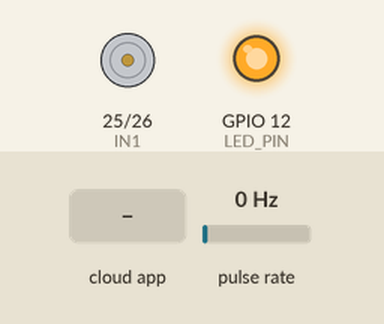
Bench run of a sketch on a simulated ESP32. On the bench: motor-driver pin pairs drawn as motors (green arrow = first pin HIGH = forward, orange = second pin HIGH = backward, longer = more drive, scaled by the enable pin), output pins drawn as LEDs (lit = HIGH). Wiring (inferred from the names in the program): pulse sensor: data GPIO 32. Inputs (shaded band) come from the test bench; at power-on: pulse rate 0 Hz. The ROS host is connected and sends only what is stated.

Above: at 3.2 s.
3.3 s: the phone or cloud app sets setpoint to -100
At 3.9 s:
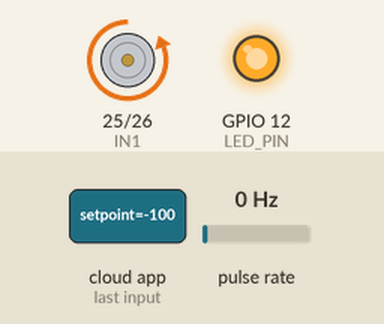
4.8 s: the phone or cloud app sets setpoint to 0
At 6.0 s:
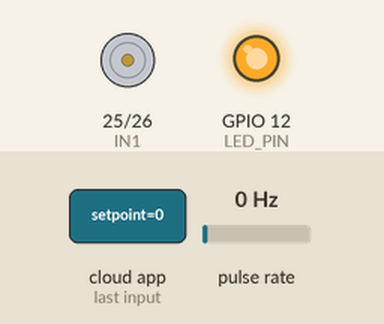
6.3 s: the phone or cloud app sets setpoint to 100
At 6.9 s:
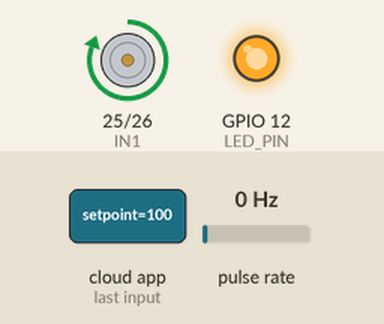
7.8 s: the phone or cloud app sets setpoint to 0
At 8.5 s:
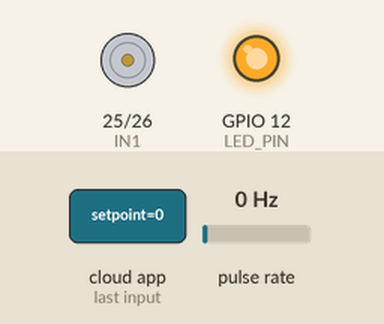
Timing chart, 0 to 10.3 s (numbered marks = the images above; inputs shaded):
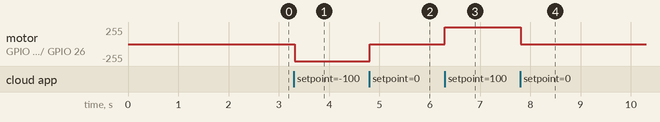

The sketch:

motor_controller.ino
```cpp
#define LED_PIN 12
#define PWM_PIN 27
#define ENCODER_PIN 32
#define IN1 25
#define IN2 26

#define FREQUENCY 5000
#define MOTOR_CHANNEL 0
#define RESOLUTION 8

#define SPEED_MEASURING_TIMEOUT 10
#define SPEED_PUBLISHER_TIMEOUT 10


#include <micro_ros_arduino.h>

#include <stdio.h>
#include <rcl/rcl.h>
#include <rcl/error_handling.h>
#include <rclc/rclc.h>
#include <rclc/executor.h>

#include <std_msgs/msg/int32.h>
#include <std_msgs/msg/float32.h>

rcl_subscription_t pwm_subscriber;
rcl_publisher_t speed_publisher;
std_msgs__msg__Float32 pub_msg;
std_msgs__msg__Float32 sub_msg;
rclc_executor_t executor;
rclc_support_t support;
rcl_allocator_t allocator;
rcl_node_t node;
rcl_timer_t timer;
rcl_timer_t adc_timer;

const char* node_name = "Controller";
const char* publisher_topic = "angular_speed";
const char* subscriber_topic = "setpoint";

float motor_current_speed = 0.0;
float current_pwm = 0.0;
bool motor_direction = 0;

unsigned long encoderTicks = 0;
volatile int prevEncoderState = 0;

#define RCCHECK(fn) { rcl_ret_t temp_rc = fn; if((temp_rc != RCL_RET_OK)){error_loop();}}
#define RCSOFTCHECK(fn) { rcl_ret_t temp_rc = fn; if((temp_rc != RCL_RET_OK)){}}


void error_loop(){
  while(1){
    digitalWrite(LED_PIN, !digitalRead(LED_PIN));
    delay(100);
  }
}


void speed_publisher_timer_callback(rcl_timer_t * timer, int64_t last_call_time)
{
  RCLC_UNUSED(last_call_time);
  if (timer != NULL) {
    pub_msg.data = motor_direction ? motor_current_speed : -motor_current_speed;
    RCSOFTCHECK(rcl_publish(&speed_publisher, &pub_msg, NULL));
  }
}

uint prev_speed_measuring_time = 0;
void speed_measuring_callback(rcl_timer_t * timer, int64_t last_call_time)
{
  RCLC_UNUSED(last_call_time);
  if (timer != NULL) {
    motor_current_speed = ((encoderTicks/2100.0)/(millis()-prev_speed_measuring_time))*1000 * 2 * M_PI;
    prev_speed_measuring_time = millis();
    encoderTicks = 0;
  }
}


void pwm_subscription_callback(const void * msgin)
{
  const std_msgs__msg__Float32 * msg = (const std_msgs__msg__Float32 *)msgin;
    current_pwm = msg->data;
    if (msg->data > 0) {
        motor_direction = 1;
        digitalWrite(IN1, HIGH);
        digitalWrite(IN2, LOW);
    } else if (msg->data < 0) {
        motor_direction = 0;
        digitalWrite(IN1, LOW);
        digitalWrite(IN2, HIGH);
    }
    float pwm_pct = abs(msg->data);
    pwm_pct = pwm_pct > 1 ? 1 : pwm_pct;
    ledcWrite(MOTOR_CHANNEL, pwm_pct * 255);
}

void setup() {
    set_microros_transports();
    pinMode(ENCODER_PIN, INPUT_PULLUP);
    pinMode(LED_PIN, OUTPUT);
    pinMode(IN1, OUTPUT);
    pinMode(IN2, OUTPUT);

    digitalWrite(LED_PIN, HIGH);
    ledcSetup(MOTOR_CHANNEL, FREQUENCY, RESOLUTION);
    ledcAttachPin(PWM_PIN, MOTOR_CHANNEL);
    ledcWrite(MOTOR_CHANNEL, 0);

    attachInterrupt(digitalPinToInterrupt(ENCODER_PIN), updateEncoder, CHANGE);


    delay(2000);

    allocator = rcl_get_default_allocator();

    //create init_options
    RCCHECK(rclc_support_init(&support, 0, NULL, &allocator));

    // create node
    RCCHECK(rclc_node_init_default(&node, node_name, "", &support));

    // create publisher
    RCCHECK(rclc_publisher_init_default(
    &speed_publisher,
    &node,
    ROSIDL_GET_MSG_TYPE_SUPPORT(std_msgs, msg, Float32),
    publisher_topic));
    // create timer for adc
    RCCHECK(rclc_timer_init_default(
        &adc_timer,
        &support,
        RCL_MS_TO_NS(SPEED_MEASURING_TIMEOUT),
       speed_measuring_callback));

    // create timer for publishing
    RCCHECK(rclc_timer_init_default(
    &timer,
    &support,
    RCL_MS_TO_NS(SPEED_PUBLISHER_TIMEOUT),
    speed_publisher_timer_callback));

    // create subscriber
    RCCHECK(rclc_subscription_init_default(
    &pwm_subscriber,
    &node,
    ROSIDL_GET_MSG_TYPE_SUPPORT(std_msgs, msg, Float32),
    subscriber_topic));

    // create executor
    RCCHECK(rclc_executor_init(&executor, &support.context, 3, &allocator));
    RCCHECK(rclc_executor_add_timer(&executor, &timer));
    RCCHECK(rclc_executor_add_timer(&executor, &adc_timer));
    RCCHECK(rclc_executor_add_subscription(&executor, &pwm_subscriber, &sub_msg, &pwm_subscription_callback, ON_NEW_DATA));

    pub_msg.data = 0;
}

void loop() {
    delay(5);
    RCSOFTCHECK(rclc_executor_spin_some(&executor, RCL_MS_TO_NS(10)));
}

// Function to update encoder ticks
void updateEncoder() {
    int currEncoderState = digitalRead(ENCODER_PIN);
    if (prevEncoderState == 0 && currEncoderState == 1) {
        encoderTicks++;
    }
    prevEncoderState = currEncoderState;
}
```

Measured:
- after the input at 3.3 s, motor on GPIO 25 (IN1) / GPIO 26 (IN2): stopped → backward 255/255 at once
- after the input at 4.8 s, motor on GPIO 25 (IN1) / GPIO 26 (IN2): backward 255/255 → stopped at once
- after the input at 6.3 s, motor on GPIO 25 (IN1) / GPIO 26 (IN2): stopped → forward 255/255 at once
- after the input at 7.8 s, motor on GPIO 25 (IN1) / GPIO 26 (IN2): forward 255/255 → stopped at once
